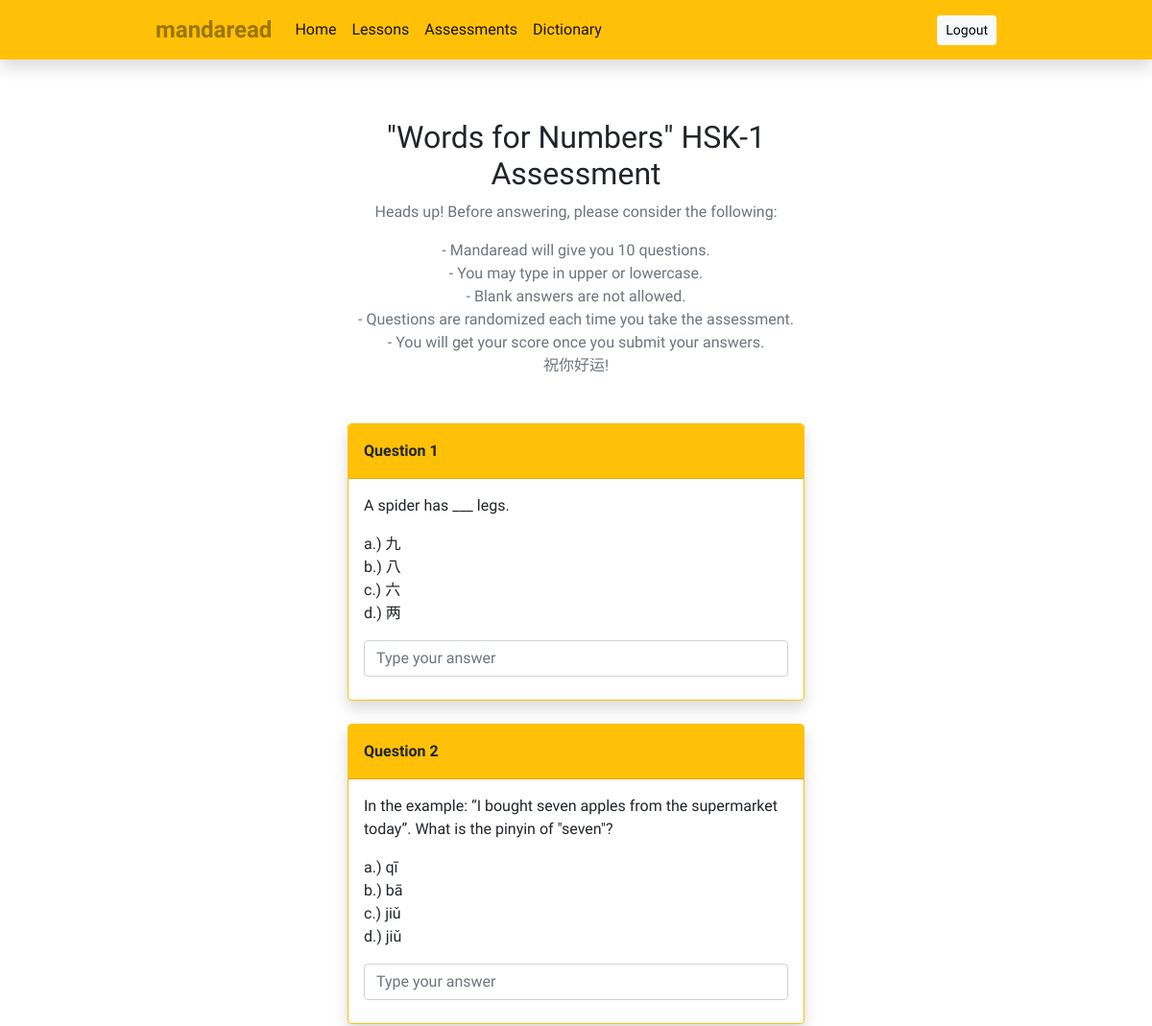
/lessons/1/assessment/ (upper part), run on an earlier commit of the app's database.
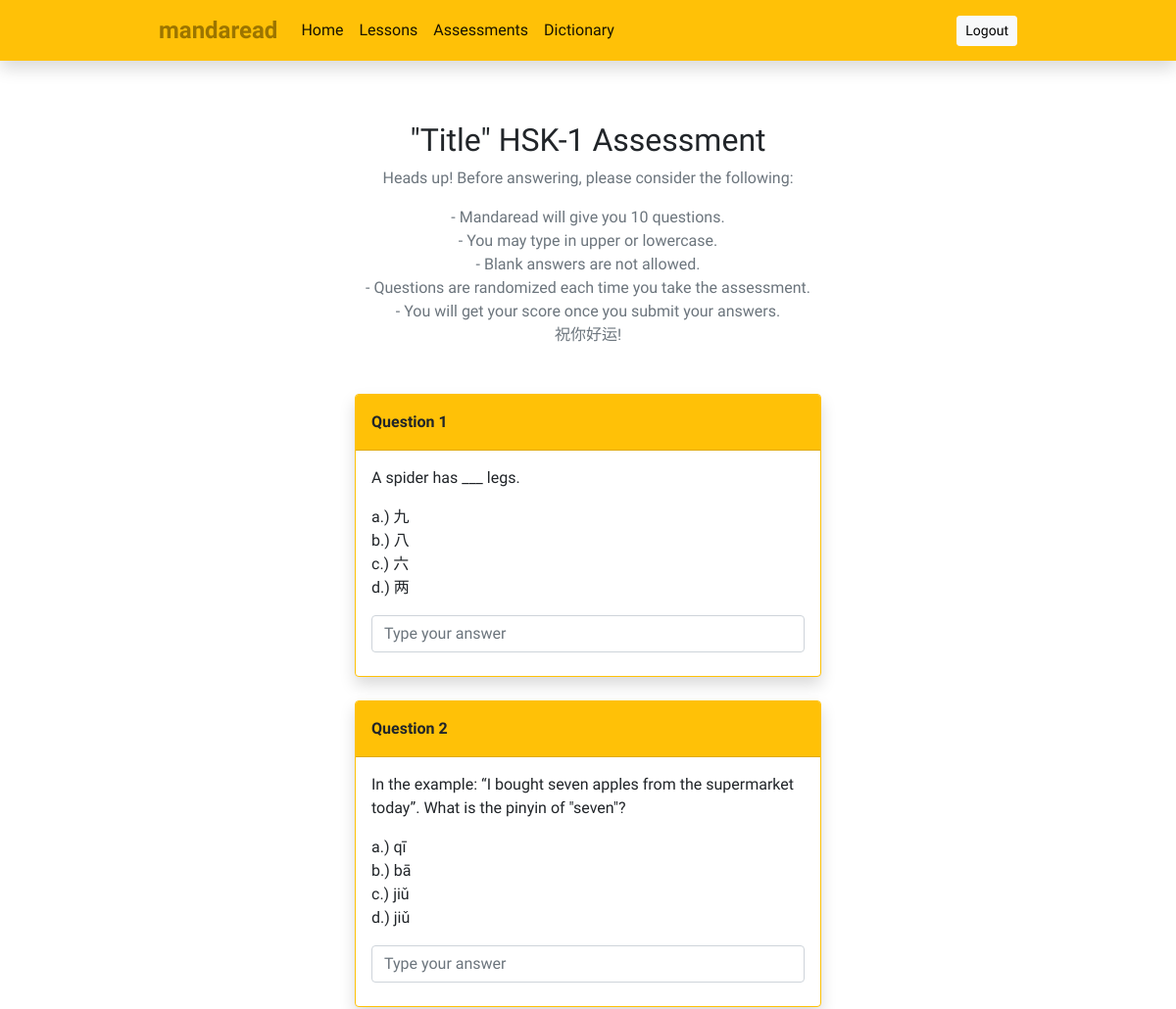
And on a later commit of the database.
### lessonbank/models.py (models this page shows, shortened)
class LessonBank(models.Model):
    hsk = models.PositiveIntegerField(default=1, null=False, blank=False, validators=[MinValueValidator(1), MaxValueValidator(2)])
    title = models.CharField(max_length=255, null=False, blank=False)
    description = models.TextField(null=False, blank=False)
    read_by = models.ManyToManyField(User, blank=True)
    enable_table = models.BooleanField(default=True)

### lessonbank/views.py (the view)
# urls.py: path('<int:pk>/assessment/', views.LessonAssessmentView.as_view(), name='mandaread-assessment'),
class LessonAssessmentView(ListView, forms.Form):
    model = LessonAssessment
    template_name = 'lessonbank/lesson_assessment.html'
    context_object_name = 'assessment_items'
    def get_context_data(self, **kwargs):
        pk = self.kwargs['pk']
        context = super().get_context_data(**kwargs)
        context['lesson'] = LessonBank.objects.get(id=pk)
        return context
    def get_queryset(self):
        pk = self.kwargs['pk']
        current_lesson = LessonBank.objects.get(id=pk)
        hsk = current_lesson.hsk
        if hsk == 1:
            return LessonAssessment.objects.filter(~Q(appearances_in_tests__hsk=2) & Q(appearances_in_tests=current_lesson)).order_by('?')[:10]
        elif hsk == 2:
            queryset_to_list = list(LessonAssessment.objects.filter(Q(appearances_in_tests__title__contains=current_lesson.title)).distinct()[:10])
            random.shuffle(queryset_to_list)
            return queryset_to_list

### lessonbank/templates/lessonbank/lesson_assessment.html (shortened to what this page needs)
{% extends 'mandaread/base.html' %}
{% load static %}
{% block content %}
    <div class="container col-12 col-md-8 col-lg-6 col-xl-5 mb-5 mt-4">
        {% if assessment_items %}
            <div class = "text-center mb-5">
                <h2>"{{ lesson.title }}" HSK-{{ lesson.hsk }} Assessment</h2>
                <p class = "text-muted instructions">
                    Heads up! Before answering, please consider the following:
                </p>
                <p class = "text-muted instructions">
                    - Mandaread will give you 10 questions.<br/>
                    - You may type in upper or lowercase. <br />
                    - Blank answers are not allowed. <br />
                    - Questions are randomized each time you take the assessment. <br />
                    - You will get your score once you submit your answers. <br />
                    祝你好运!
                </p>
            </div>
        {% endif %}
        <form method="GET" class = "needs-validation" id = "assessment-form" data-toggle="validator" novalidate>
            {% for item in assessment_items %}
                <div class = "card rounded mb-4 border border-warning shadow">
                    <div class = "card-header py-3 bg-warning">
                        <b>Question {{ forloop.counter }}</b>
                    </div>
                    <div class="card-body">
                        <p>{{ item.question }}</p>
                        {% if item.choices %}
                            <p>{{ item.choices|linebreaksbr }}</p>
                        {% endif %}
                        <div>
                            {% if item.question_type == 'Multiple Choice' %}
                                <input type="text" id = {{ item.id }} class = "form-control mb-2 assessment-item type-mc" placeholder="Type your answer" maxlength="1" autocomplete = "off" required>
                            {% elif item.question_type == 'Fill in the Blanks' %}
                                <input type="text" id = {{ item.id }} class = "form-control mb-2 assessment-item type-fitb" placeholder="Type your answer" autocomplete = "off" required>
                            {% endif %}
                        </div>
                    </div>
                </div>
            {% endfor %}
        </form>
    </div>
{% endblock %}

What changed in the data, as far as the page shows it:
changed LessonBank: title "Words for Numbers" → "Title"
